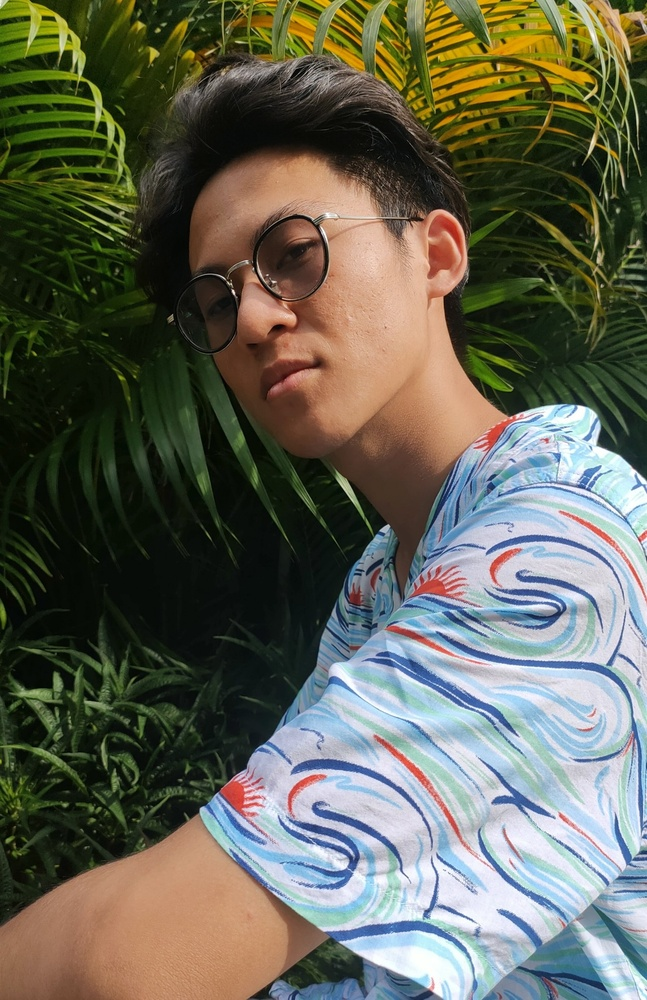
#> input picture IMG_2130.jpg, 647 x 1000 px, shrunk from 1440 x 2226 before the run
$ jupyter execute main.ipynb
#> lines starting #> are read from the running program, lines starting #| are printed output that depends on the picture
[cell 1]
import matplotlib.pyplot as plt
import numpy as np
import cv2

[cell 2]
image = cv2.imread("IMG_2130.jpg")
#> image is the input picture: shape (1000, 647, 3); mean B, G, R 85.7, 100.4, 99.7
image = cv2.cvtColor(image, cv2.COLOR_RGB2BGR)
image2 = cv2.imread("IMG_2130.jpg")
image2 = cv2.cvtColor(image, cv2.COLOR_RGB2BGR)

[cell 3]
counts, bins = np.histogram(image, bins=255)
#> counts = 255 values, max 36034 at index 12, min 2830 at index 253, mean 7611.8; bins = 256 values from 0 to 255
counts2, bins2 = np.histogram(image2, bins=255)
#> counts2 has the same summary as counts; bins2 = 256 values from 0 to 255

[cell 4]
plt.hist(bins[:-1], bins, weights=counts, fc=(0, 0, 1, 0.2))
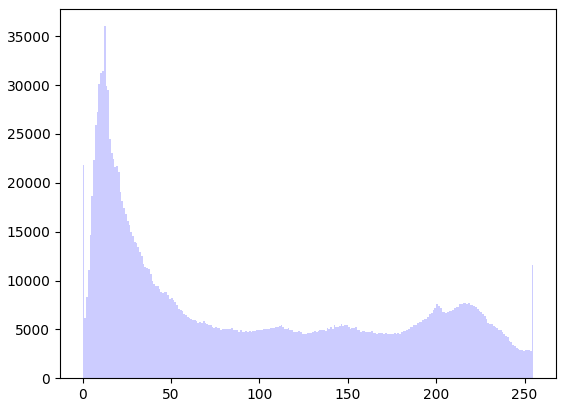
#> figure drawn by matplotlib, 1 panel; tallest bar 36034 high, from x = 12 to 13

[cell 5]
plt.plot(counts)
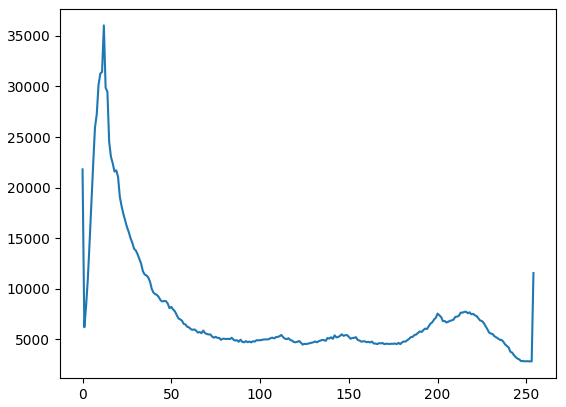
#> figure drawn by matplotlib, 1 panel; curve peaks at x = 12, y = 36034

$ run again, with me_2.png saved as IMG_2130.jpg
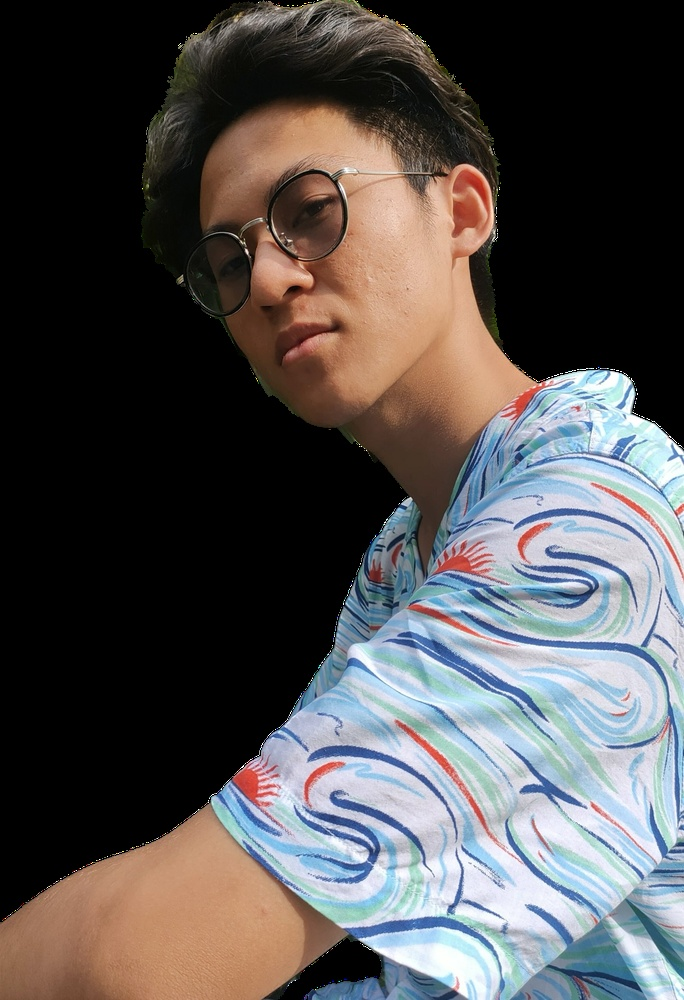
#> input picture me_2.png, 684 x 1000 px, shrunk from 1440 x 2104 before the run
#> image is the input picture: shape (1000, 684, 3); mean B, G, R 80.8, 81, 84.1
#> counts = 255 values, max 878328 at index 0, min 2574 at index 41, mean 8047.1; bins = 256 values from 0 to 255
#> counts2 has the same summary as counts
#> `[cell 4] plt.hist(bins[:-1], bins, weights=counts, fc=(0, 0, 1, 0.2))`:
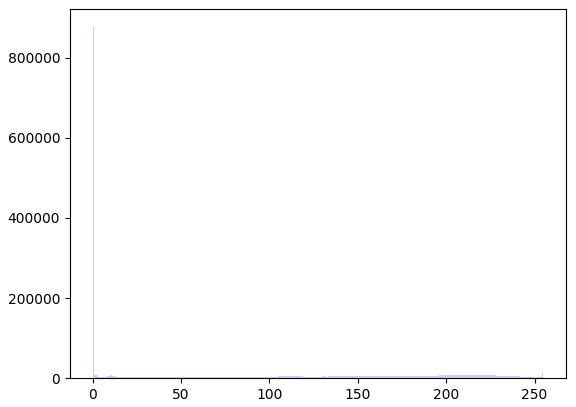
#> figure drawn by matplotlib, 1 panel; tallest bar 878328 high, from x = 0 to 1
#> `[cell 5] plt.plot(counts)`:
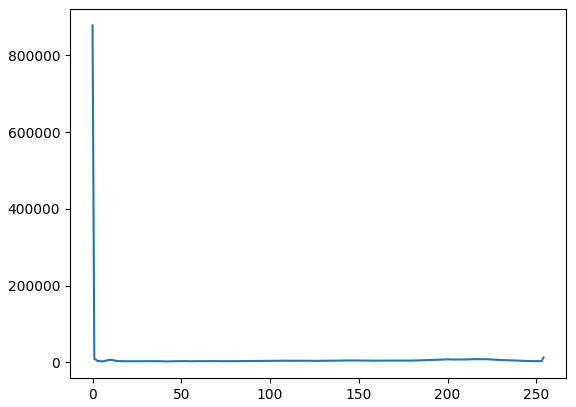
#> figure drawn by matplotlib, 1 panel; curve peaks at x = 0, y = 878328
